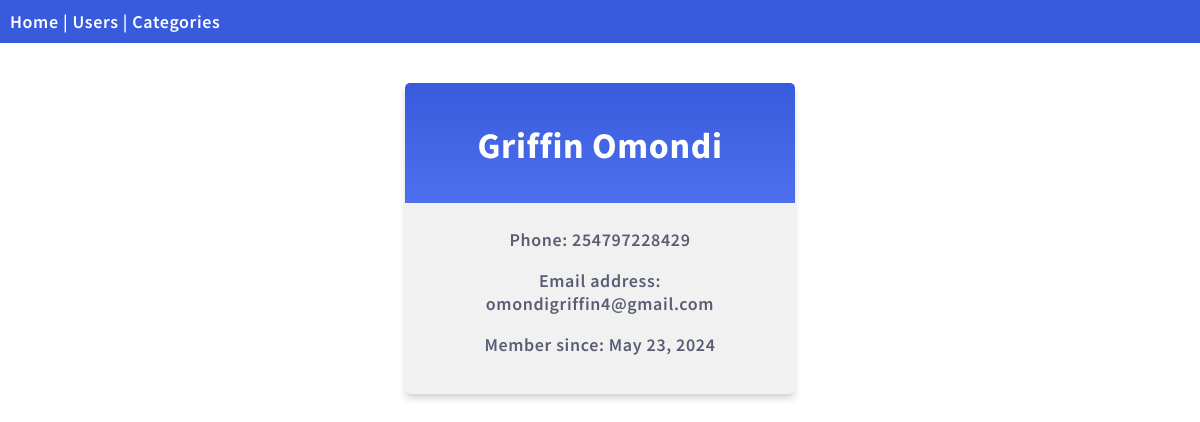
The app's page /members/details/1 with its own data.
### users/models.py (models this page shows, shortened)
class User(models.Model):
    firstname = models.CharField(max_length= 255)
    lastname = models.CharField(max_length=255)
    phone = models.IntegerField(null=True)
    email = models.CharField(max_length=255)
    joined_date = models.DateField(null=True)

### users/views.py (the view)
# urls.py: path('members/details/<int:id>', views.details, name='details'),
def details(request, id):
  mymember = User.objects.get(id=id)
  template = loader.get_template('details.html')
  context = {
    'mymember': mymember,
  }
  return HttpResponse(template.render(context, request))

### users/templates/details.html (shortened to what this page needs)
<!DOCTYPE html>
<html lang="en">
<head>
</head>
<body>
  {% extends "master.html" %}
  {% block content %}
    <div class="mycard">
      <h1>{{ mymember.firstname }} {{ mymember.lastname }}</h1>
      <p>Phone: {{ mymember.phone }}</p>
      <p>Email address: {{mymember.email}}</p>
      <p>Member since: {{ mymember.joined_date }}</p>
    </div>
  {% endblock %}

### mystaticfiles/mystyles.css (style rules this page uses)
body { margin:0; font: 600 18px 'Source Sans Pro', sans-serif; letter-spacing: 0.64px; color: #585d74; }
.mycard { background-color: #f1f1f1; background-image: linear-gradient(to bottom, #375BDC, #4D70EF); background-size: 100% 120px; background-repeat: no-repeat; margin: 40px auto; width: 350px; border-radius: 5px; box-shadow: 0 5px 7px -1px rgba(51, 51, 51, 0.23); padding: 20px; }
.mycard h1 { text-align: center; color:#ffffff; margin:20px 0 60px 0; }
.mycard p { text-align: center; }

### records on screen
User: firstname "Griffin", lastname "Omondi", phone "254797228429", email "omondigriffin4@gmail.com", joined_date "May 23, 2024"
